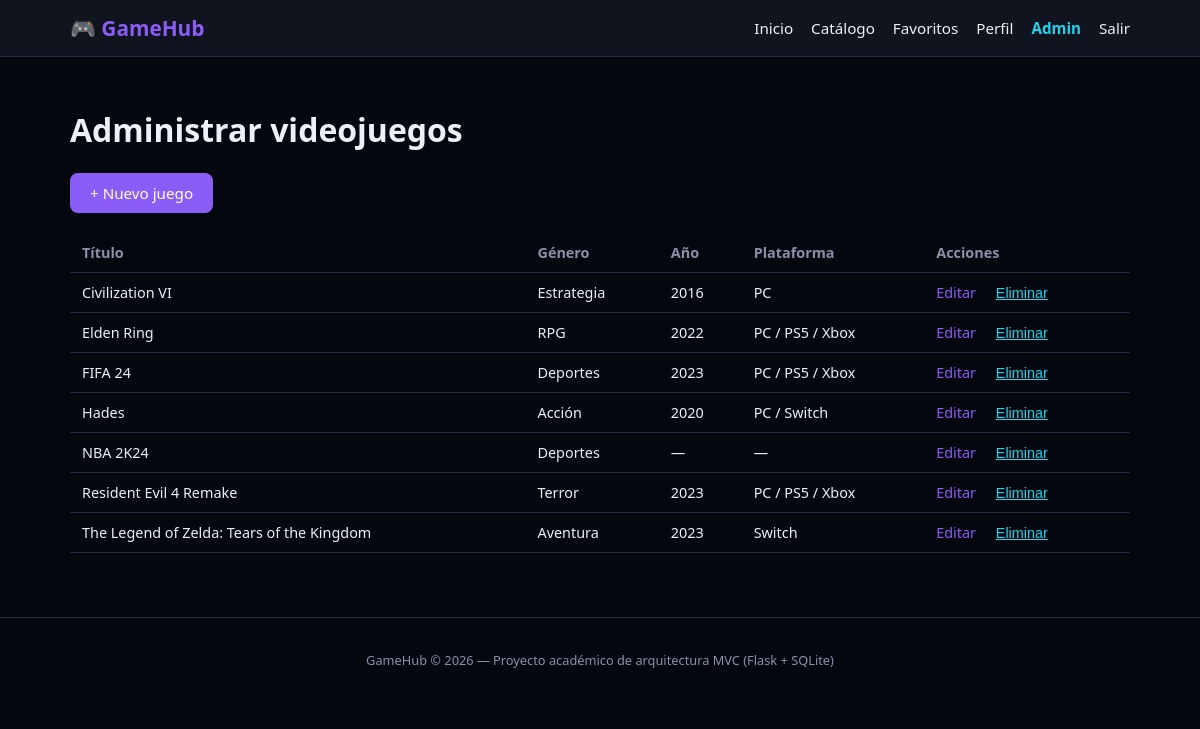
The app's page /admin/juegos (signed in) with its own data.
### gamehub/app/models/juego.py (models this page shows, shortened)
class Juego(db.Model):
    __tablename__ = "juegos"
    id = db.Column(db.Integer, primary_key=True)
    titulo = db.Column(db.String(120), nullable=False)
    descripcion = db.Column(db.Text, nullable=True)
    desarrollador = db.Column(db.String(120), nullable=True)
    anio_lanzamiento = db.Column(db.Integer, nullable=True)
    plataforma = db.Column(db.String(80), nullable=True)
    imagen_url = db.Column(db.String(255), nullable=True)
    duracion_horas = db.Column(db.Integer, nullable=True)
    genero_id = db.Column(db.Integer, db.ForeignKey("generos.id"), nullable=True)
    fecha_creacion = db.Column(db.DateTime, default=datetime.utcnow)
    favoritos = db.relationship("Favorito", backref="juego", lazy=True, cascade="all, delete-orphan")
    resenas = db.relationship("Resena", backref="juego", lazy=True, cascade="all, delete-orphan")
    calificaciones = db.relationship("Calificacion", backref="juego", lazy=True, cascade="all, delete-orphan")
    capturas = db.relationship("Captura", backref="juego", lazy=True, cascade="all, delete-orphan")

### gamehub/app/models/genero.py (models this page shows, shortened)
class Genero(db.Model):
    __tablename__ = "generos"
    id = db.Column(db.Integer, primary_key=True)
    nombre = db.Column(db.String(50), unique=True, nullable=False)
    juegos = db.relationship("Juego", backref="genero", lazy=True)

### gamehub/app/controllers/admin_controller.py (the view)
@admin_bp.route("/juegos")
@login_required
@admin_required
def listar_juegos():
    juegos = Juego.query.order_by(Juego.titulo.asc()).all()
    return render_template("admin/juegos.html", juegos=juegos)

### gamehub/app/controllers/admin_controller.py (called while the page is built)
def admin_required(f):
    @wraps(f)
    def decorado(*args, **kwargs):
        if not current_user.is_authenticated or not current_user.es_admin:
            abort(403)
        return f(*args, **kwargs)
    return decorado

### gamehub/app/templates/admin/juegos.html (shortened to what this page needs)
{% extends "base.html" %}
{% block content %}
<h1>Administrar videojuegos</h1>
<a href="{{ url_for('admin.nuevo_juego') }}" class="btn-primary">+ Nuevo juego</a>
<table class="admin-table">
    <thead>
        <tr><th>Título</th><th>Género</th><th>Año</th><th>Plataforma</th><th>Acciones</th></tr>
    </thead>
    <tbody>
        {% for juego in juegos %}
        <tr>
            <td>{{ juego.titulo }}</td>
            <td>{{ juego.genero.nombre if juego.genero else '—' }}</td>
            <td>{{ juego.anio_lanzamiento or '—' }}</td>
            <td>{{ juego.plataforma or '—' }}</td>
            <td>
                <a href="{{ url_for('admin.editar_juego', juego_id=juego.id) }}">Editar</a>
                <form method="post" action="{{ url_for('admin.eliminar_juego', juego_id=juego.id) }}" style="display:inline">
                    <button type="submit" class="btn-link-danger" onclick="return confirm('¿Eliminar este juego?')">Eliminar</button>
                </form>
            </td>
        </tr>
        {% else %}
        <tr><td colspan="5">No hay juegos registrados.</td></tr>
        {% endfor %}
    </tbody>
</table>
{% endblock %}

### gamehub/app/templates/base.html (shortened to what this page needs)
<!DOCTYPE html>
<html lang="es">
<head>
    <link rel="stylesheet" href="{{ url_for('static', filename='css/style.css') }}">
</head>
<body>
    <header class="navbar">
        <div class="navbar-container">
            <a href="{{ url_for('juego.index') }}" class="logo">🎮 GameHub</a>
            <nav class="nav-links">
                <a href="{{ url_for('juego.index') }}">Inicio</a>
                <a href="{{ url_for('juego.catalogo') }}">Catálogo</a>
                {% if current_user.is_authenticated %}
                    <a href="{{ url_for('favorito.index') }}">Favoritos</a>
                    <a href="{{ url_for('usuario.perfil') }}">Perfil</a>
                    {% if current_user.es_admin %}
                        <a href="{{ url_for('admin.panel') }}" class="admin-link">Admin</a>
                    {% endif %}
                    <a href="{{ url_for('usuario.logout') }}">Salir</a>
                {% else %}
                    <a href="{{ url_for('usuario.login') }}">Iniciar sesión</a>
                    <a href="{{ url_for('usuario.registro') }}" class="btn-nav">Registrarse</a>
                {% endif %}
            </nav>
        </div>
    </header>
    <main class="container">
        {% block content %}{% endblock %}
    </main>
    <footer class="footer">
        <p>GameHub &copy; 2026 — Proyecto académico de arquitectura MVC (Flask + SQLite)</p>
    </footer>
</body>
</html>

### gamehub/app/static/css/style.css (style rules this page uses)
:root { --bg: #05070f; --bg-card: #10141f; --bg-card-hover: #161b2b; --accent: #8b5cf6; --accent-2: #22d3ee; --text: #eef0f8; --text-muted: #8b90a8; --border: #232840; --shadow: 0 8px 24px rgba(0, 0, 0, 0.4); }
* { transition: background-color 0.2s ease, border-color 0.2s ease, transform 0.2s ease, color 0.2s ease; }
* { box-sizing: border-box; }
body { margin: 0; font-family: "Poppins", "Segoe UI", Arial, sans-serif; background: var(--bg); color: var(--text); }
.navbar { background: var(--bg-card); border-bottom: 1px solid var(--border); position: sticky; top: 0; z-index: 10; }
.navbar-container { max-width: 1100px; margin: 0 auto; display: flex; justify-content: space-between; align-items: center; padding: 14px 20px; }
.logo { color: var(--accent); font-size: 1.3rem; font-weight: bold; text-decoration: none; }
.nav-links { display: flex; gap: 18px; align-items: center; flex-wrap: wrap; }
.nav-links a { color: var(--text); text-decoration: none; font-size: 0.95rem; }
.admin-link { color: var(--accent-2) !important; font-weight: bold; }
.container { max-width: 1100px; margin: 0 auto; padding: 30px 20px; min-height: 70vh; }
.btn-primary, .btn-secondary { display: inline-block; padding: 10px 20px; border-radius: 8px; border: none; cursor: pointer; font-size: 0.95rem; text-decoration: none; }
.btn-primary { background: var(--accent); color: white; }
.btn-link-danger { background: none; border: none; color: var(--accent-2); cursor: pointer; text-decoration: underline; font-size: 0.9rem; }
.admin-table { width: 100%; border-collapse: collapse; margin-top: 20px; }
.admin-table th, .admin-table td { padding: 10px 12px; border-bottom: 1px solid var(--border); text-align: left; font-size: 0.9rem; }
.admin-table th { color: var(--text-muted); }
.admin-table a { color: var(--accent); text-decoration: none; margin-right: 10px; }
.footer { text-align: center; padding: 20px; color: var(--text-muted); font-size: 0.8rem; border-top: 1px solid var(--border); }

### records on screen
Juego: titulo "Civilization VI", genero "Estrategia", anio_lanzamiento "2016", plataforma "PC"
Juego: titulo "Elden Ring", genero "RPG", anio_lanzamiento "2022", plataforma "PC / PS5 / Xbox"
Juego: titulo "FIFA 24", genero "Deportes", anio_lanzamiento "2023", plataforma "PC / PS5 / Xbox"
Juego: titulo "Hades", genero "Acción", anio_lanzamiento "2020", plataforma "PC / Switch"
Juego: titulo "NBA 2K24", genero "Deportes", anio_lanzamiento "—", plataforma "—"
Juego: titulo "Resident Evil 4 Remake", genero "Terror", anio_lanzamiento "2023", plataforma "PC / PS5 / Xbox"
Juego: titulo "The Legend of Zelda: Tears of the Kingdom", genero "Aventura", anio_lanzamiento "2023", plataforma "Switch"
